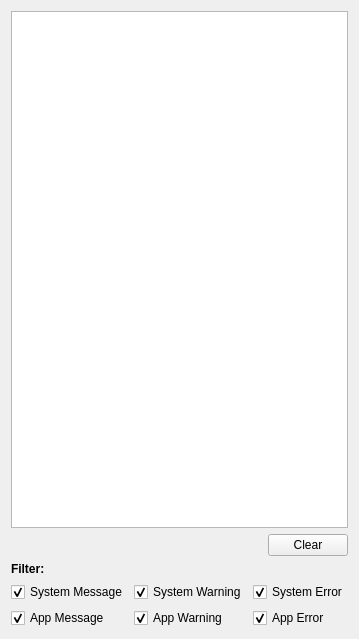
<?xml version="1.0" encoding="UTF-8"?>
<ui version="4.0">
 <class>messageLogWidget</class>
 <widget class="QWidget" name="messageLogWidget">
  <property name="geometry">
   <rect>
    <x>0</x>
    <y>0</y>
    <width>342</width>
    <height>639</height>
   </rect>
  </property>
  <property name="windowTitle">
   <string>Message Log</string>
  </property>
  <layout class="QVBoxLayout" name="verticalLayout_2">
   <item>
    <widget class="QTextEdit" name="textEdit">
     <property name="readOnly">
      <bool>true</bool>
     </property>
    </widget>
   </item>
   <item>
    <layout class="QHBoxLayout" name="horizontalLayout">
     <item>
      <spacer name="horizontalSpacer">
       <property name="orientation">
        <enum>Qt::Horizontal</enum>
       </property>
       <property name="sizeHint" stdset="0">
        <size>
         <width>40</width>
         <height>20</height>
        </size>
       </property>
      </spacer>
     </item>
     <item>
      <widget class="QPushButton" name="clearButton">
       <property name="text">
        <string>Clear</string>
       </property>
      </widget>
     </item>
    </layout>
   </item>
   <item>
    <widget class="QLabel" name="label">
     <property name="font">
      <font>
       <bold>true</bold>
      </font>
     </property>
     <property name="text">
      <string>Filter:</string>
     </property>
    </widget>
   </item>
   <item>
    <layout class="QGridLayout" name="gridLayout">
     <item row="0" column="0">
      <widget class="QCheckBox" name="sysMsgBox">
       <property name="text">
        <string>System Message</string>
       </property>
       <property name="checked">
        <bool>true</bool>
       </property>
      </widget>
     </item>
     <item row="0" column="2">
      <widget class="QCheckBox" name="sysErrBox">
       <property name="text">
        <string>System Error</string>
       </property>
       <property name="checked">
        <bool>true</bool>
       </property>
      </widget>
     </item>
     <item row="0" column="1">
      <widget class="QCheckBox" name="sysWarnBox">
       <property name="text">
        <string>System Warning</string>
       </property>
       <property name="checked">
        <bool>true</bool>
       </property>
      </widget>
     </item>
     <item row="1" column="0">
      <widget class="QCheckBox" name="appMsgBox">
       <property name="text">
        <string>App Message</string>
       </property>
       <property name="checked">
        <bool>true</bool>
       </property>
      </widget>
     </item>
     <item row="1" column="1">
      <widget class="QCheckBox" name="appWarnBox">
       <property name="text">
        <string>App Warning</string>
       </property>
       <property name="checked">
        <bool>true</bool>
       </property>
      </widget>
     </item>
     <item row="1" column="2">
      <widget class="QCheckBox" name="appErrBox">
       <property name="text">
        <string>App Error</string>
       </property>
       <property name="checked">
        <bool>true</bool>
       </property>
      </widget>
     </item>
    </layout>
   </item>
  </layout>
 </widget>
 <resources/>
 <connections/>
</ui>
